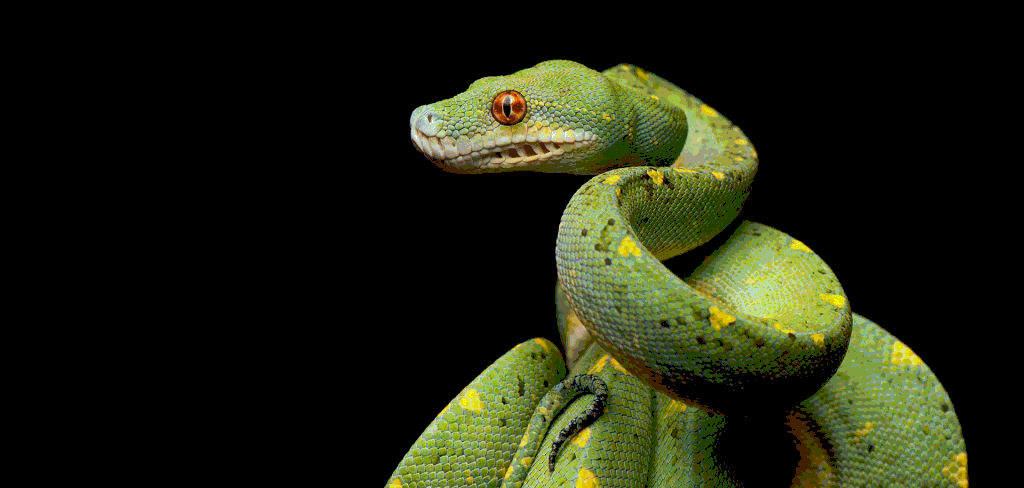
#> input picture ch6/0601/test.bmp, 1024 x 488 px
$ jupyter execute edgedetect.ipynb
#> lines starting #> are read from the running program, lines starting #| are printed output that depends on the picture
[cell 1]
import sys
import cv2
import numpy as np

src = cv2.imread('test.bmp', cv2.IMREAD_GRAYSCALE)
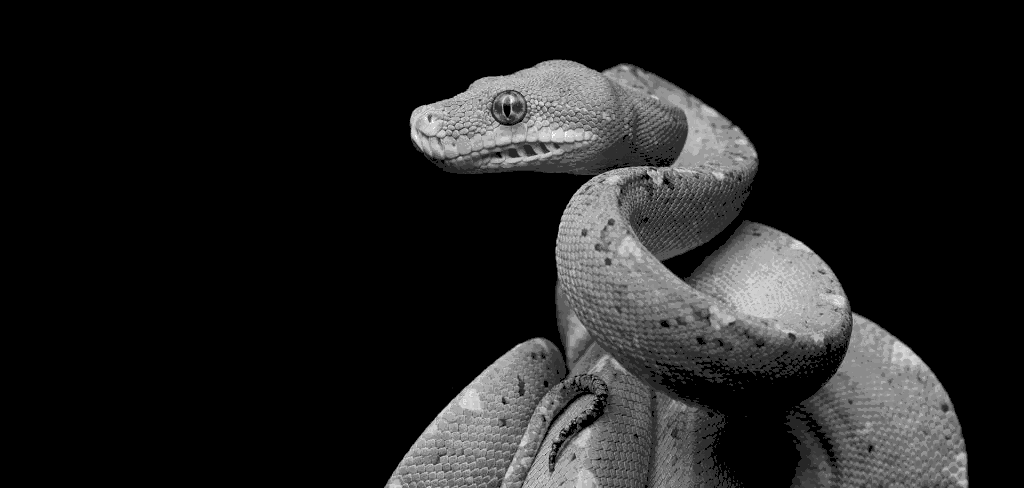
#> src: shape (488, 1024); min 0, max 251, mean 30.6

if src is None:
    print('Image load failed')
    sys.exit()

kernel = np.array([[-1, 0, 1],
                   [-2, 0, 2],
                   [-1, 0, 1]], dtype = np.float32)
## 중앙차분 sobel

#dx = cv2.filter2D(src, -1 ,kernel, delta = 128)
# ddepth = -1 로 인해서 결과영상도 그레이 스케일로 표시,
## 그래서 픽셀값이 증가하는 edge는 표시되지만 반대로 감소하는 부분 표시안됨
### 따라서 delta라는 중간값 기준으로 + - 표시가 되도록 해줌

dx = cv2.Sobel(src, -1, 1, 0, delta = 128)
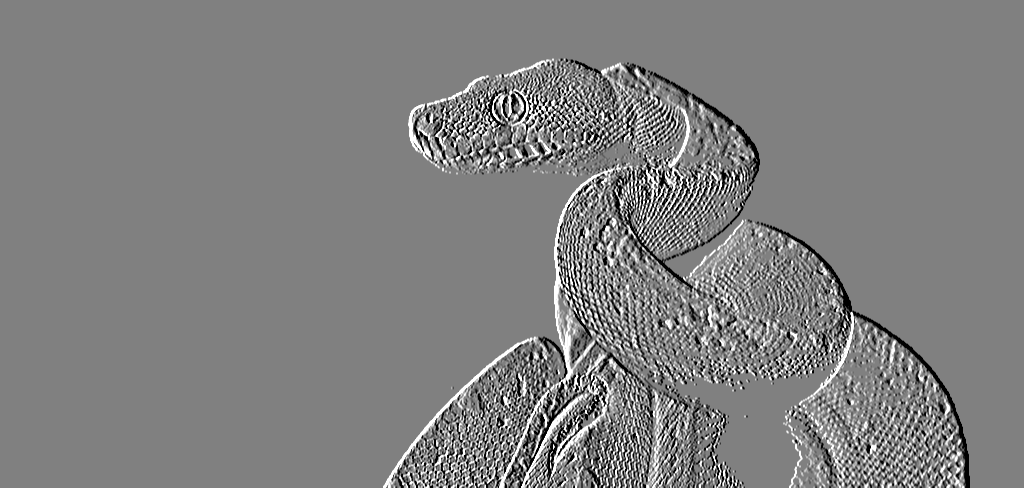
#> dx: shape (488, 1024); min 0, max 255, mean 127.7
dy = cv2.Sobel(src, -1, 0, 1, delta = 128)
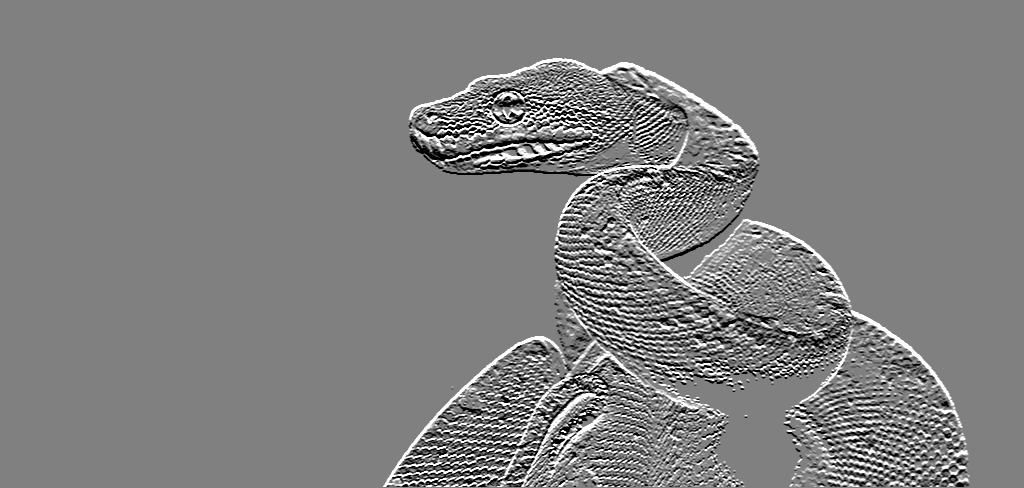
#> dy: shape (488, 1024); min 0, max 255, mean 127.6


cv2.imshow('src', src)
cv2.imshow('dx', dx)
cv2.imshow('dy', dy)

if cv2.waitKey() == 27:
#> (key Esc is pressed here)
    cv2.destroyAllWindows()
